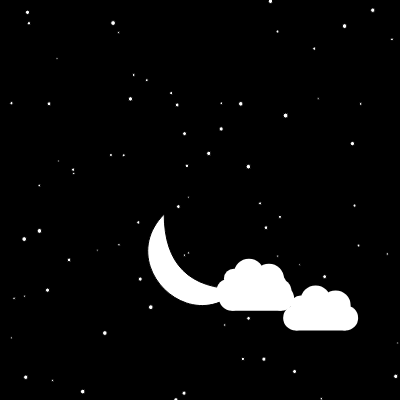
Frame 1 (no input)
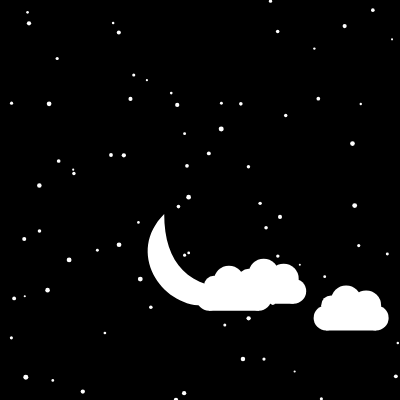
Frame 60 (no input)
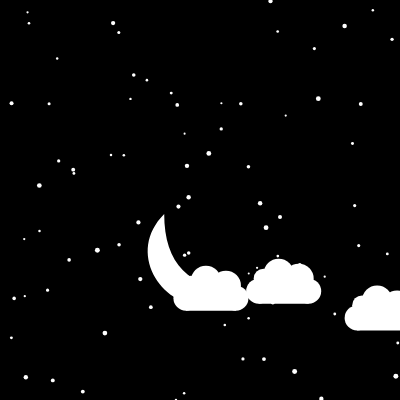
Frame 120 (the mouse pressed at the canvas centre since frame 60)

The p5.js sketch that drew these frames (run headless with seeded random() and noise() and a simulated clock; from frame 60 on, the mouse is pressed at the canvas centre):

// p5.js sketch
// ── sketch.js
// Questão 08

let ceu;

function setup() {
  createCanvas(400, 400);
  ceu = new Ceu(7);
}

function draw() {
  ceu.estrelas();
  ceu.lua();
  ceu.nuvens();
}

function Ceu(stars) {
  if (stars != undefined) {
    this.numeroEstrelas = stars > 0 ? (stars + 1) * 10 : (-1 * stars + 1) * 10;
  } else {
    this.numeroEstrelas = 100;
  }
  this.estrelaPosX = Array.from(
    { length: this.numeroEstrelas },
    (valor) => (valor = random(width))
  );
  this.estrelaPosY = Array.from(
    { length: this.numeroEstrelas },
    (valor) => (valor = random(height))
  );

  let [luaX, luaY] = [random(50, width - 75), random(0, height - 125)];

  this.numeroNuvens = stars % 4;
  this.nuvemPosX = Array.from(
    { length: this.numeroNuvens },
    (valor) => (valor = random(width / 5, (width * 4) / 5))
  );
  this.nuvemPosY = Array.from(
    { length: this.numeroNuvens },
    (valor) => (valor = random(height / 5, (height * 4) / 5))
  );

  this.estrelas = function () {
    background(0);
    for (let i = 0; i < this.numeroEstrelas; i++) {
      ellipse(this.estrelaPosX[i], this.estrelaPosY[i], random(2, 5));
    }
  };

  this.lua = function () {
    beginShape();
    vertex(luaX, luaY);
    bezierVertex(luaX, luaY + 50, luaX + 25, luaY + 75, luaX + 75, luaY + 75);
    bezierVertex(luaX + 25, luaY + 125, luaX - 50, luaY + 50, luaX, luaY);
    endShape(CLOSE);
  };

  this.nuvens = function () {
    let nuvem = [];
    for (let i = 0; i < this.numeroNuvens; i++) {
      noStroke();
      nuvem[i] = [
        rect(this.nuvemPosX[i], this.nuvemPosY[i], 50, 25),
        ellipse(this.nuvemPosX[i], this.nuvemPosY[i] + 25 / 2, 25),
        ellipse(this.nuvemPosX[i] + 50, this.nuvemPosY[i] + 25 / 2, 25),
        ellipse(this.nuvemPosX[i] + 5, this.nuvemPosY[i], 20),
        ellipse(this.nuvemPosX[i] + 40, this.nuvemPosY[i], 30),
        ellipse(this.nuvemPosX[i] + 20, this.nuvemPosY[i] - 5, 30),
      ];
      if (this.nuvemPosX[i] - 25 > width) {
        this.nuvemPosY[i] = random(height / 5, (height * 4) / 5);
        this.nuvemPosX[i] = -75;
      } else if (this.nuvemPosX[i] - 25 < -100) {
        this.nuvemPosY[i] = random(height / 5, (height * 4) / 5);
        this.nuvemPosX[i] = width + 25;
      }
    }
    this.nuvemPosX = this.nuvemPosX.map(
      (x, i) => (x = i % 2 == 0 ? x + 0.25 + i / 7.5 : x - (0.25 + i / 7.5))
    );
  };
}
